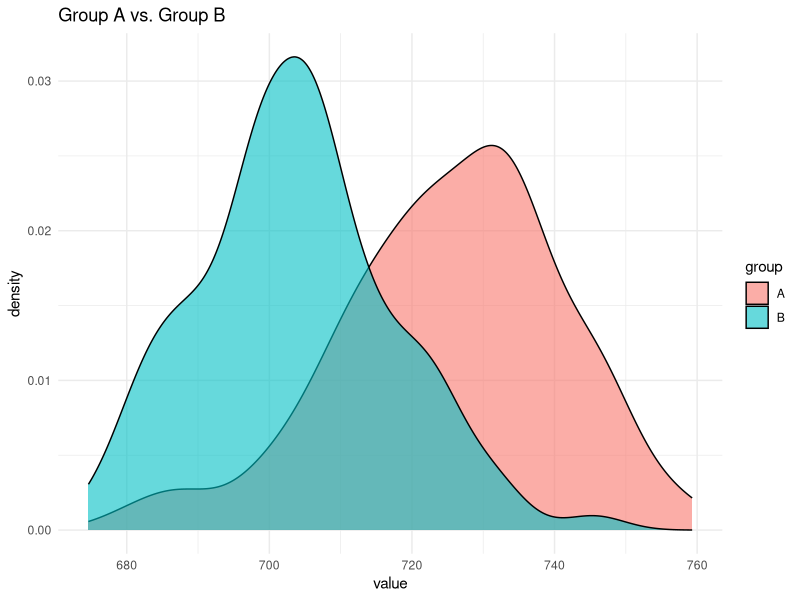
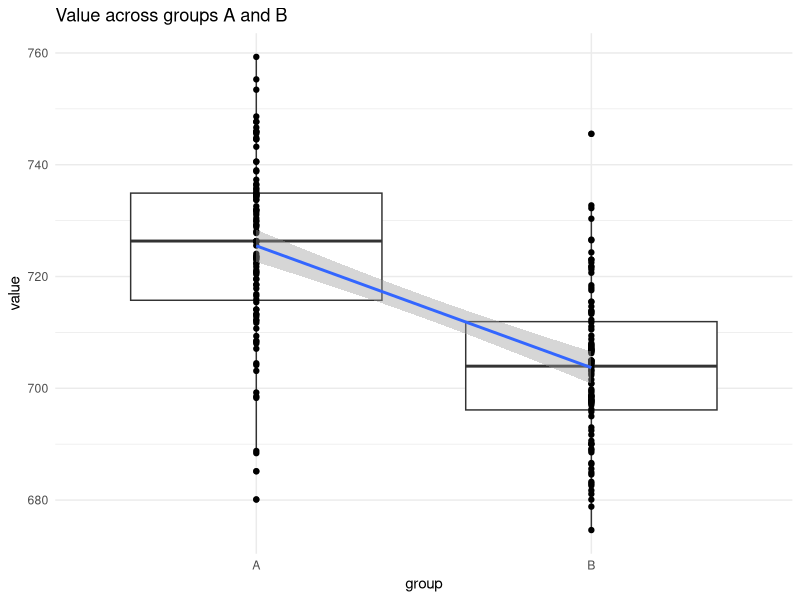
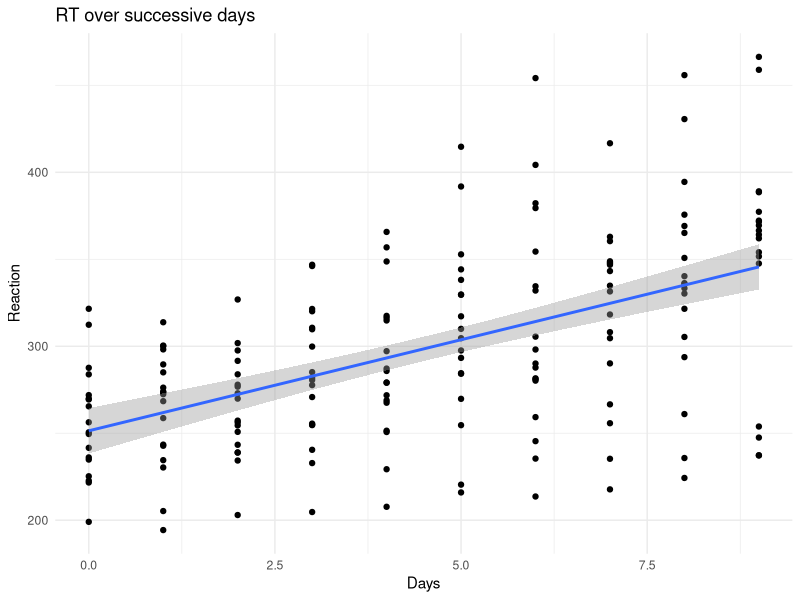
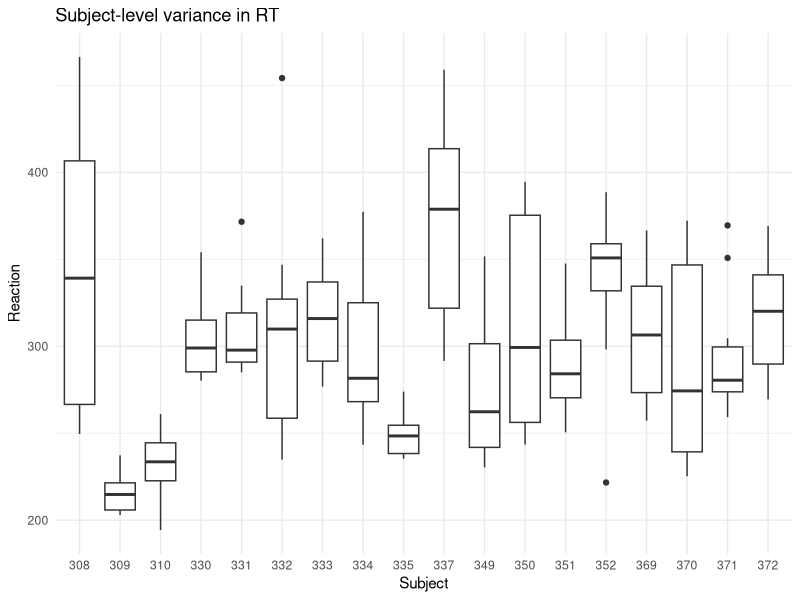
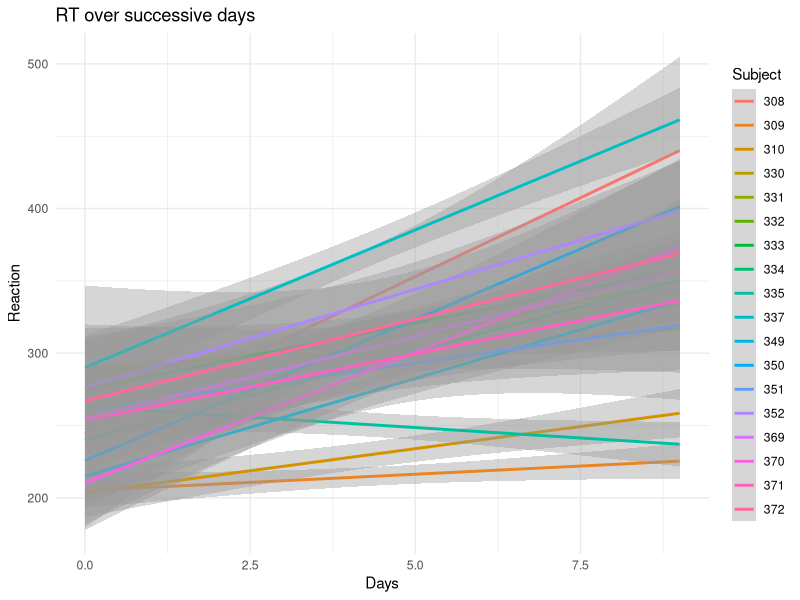
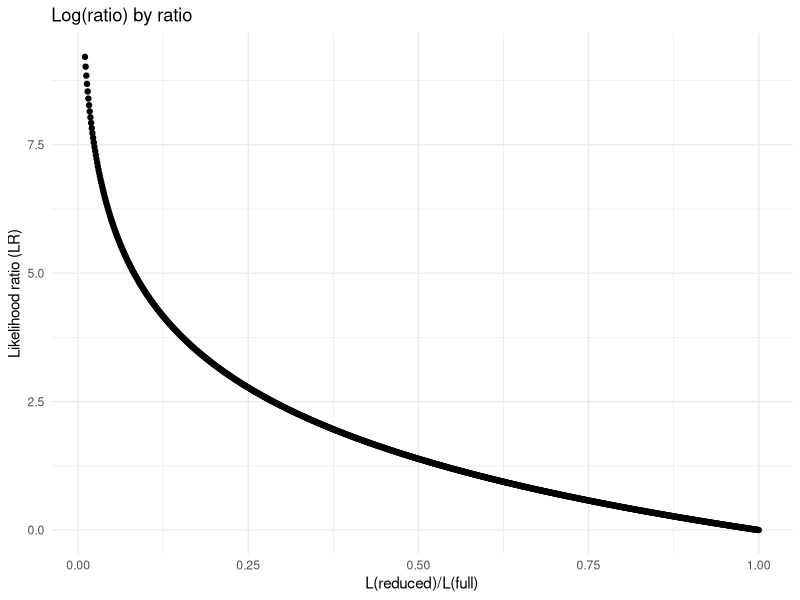
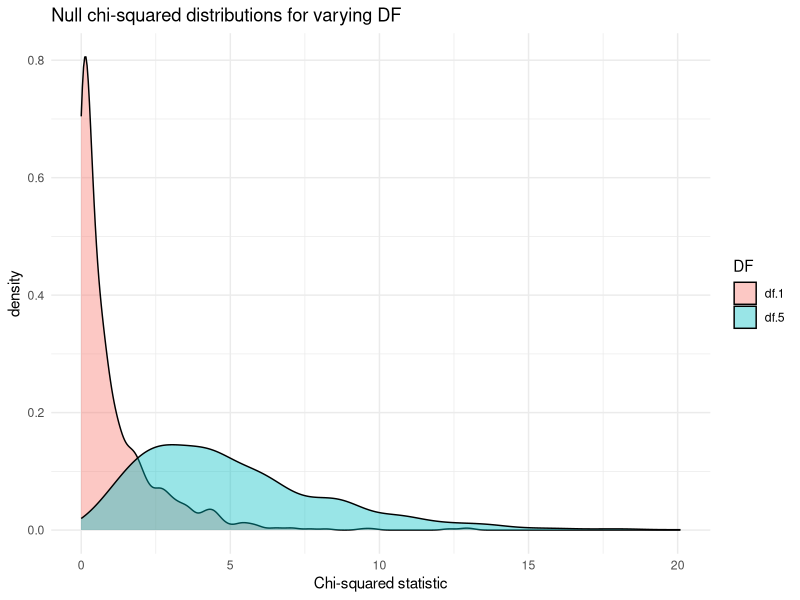
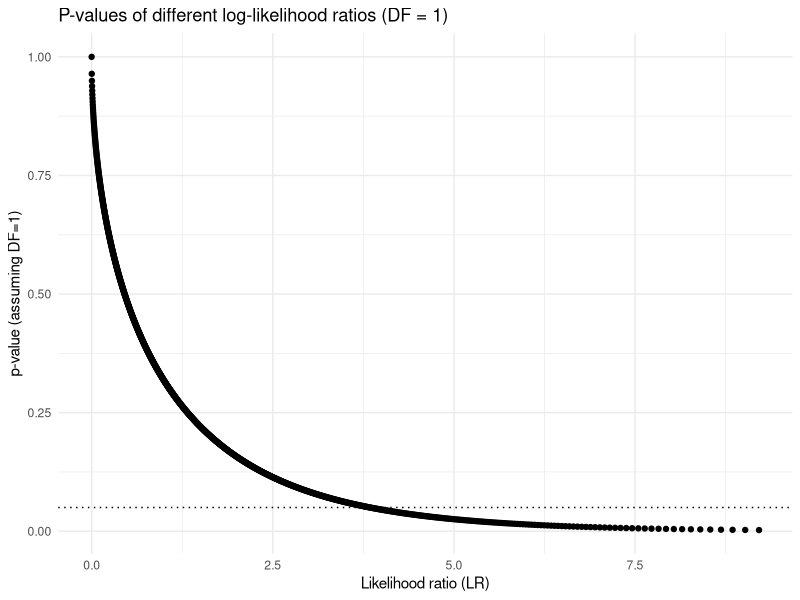

The R script that drew these images, in order:
## ---- chunk 1
knitr::opts_chunk$set(echo = TRUE, dpi=300)
## ---- chunk 2
library(tidyverse)
library(lme4)
## ---- chunk 3
### Set random seed
set.seed(42)

### Illustration of two different distributions, A vs. B

A = rnorm(100, mean = 725, sd = 15)
B = rnorm(100, mean = 705, sd = 15)

df = data.frame(A = A,
           B = B) %>%
  gather() %>%
  mutate(group = key)

df %>%
  ggplot(aes(x = value,
             fill = group)) +
  geom_density(alpha = .6) +
  labs(title = "Group A vs. Group B") +
  theme_minimal()
## ---- chunk 4
simple_model = lm(data = df,
           value ~ group)

summary(simple_model)
## ---- chunk 5
simple_model$coefficients["(Intercept)"]
mean(A)
## ---- chunk 6
coef_value = simple_model$coefficients["groupB"]
round(coef_value, 2)
## ---- chunk 7
round(mean(B) - mean(A), 2)
## ---- chunk 8
df %>%
  ggplot() +
  geom_boxplot(aes(x = group,
                    y = value)) +
  geom_point(aes(x = as.integer(factor(group)),
                 y = value)) +
  geom_smooth(aes(x = as.integer(factor(group)),
                 y = value), method = "lm") +
  labs(title = "Value across groups A and B") +
  theme_minimal()
## ---- chunk 9
sleepstudy %>%
  ggplot(aes(x = Days,
             y = Reaction)) +
  geom_point() +
  geom_smooth(method = "lm") +
  labs(title = "RT over successive days") +
  theme_minimal()
## ---- chunk 10
naive_model = lm(data = sleepstudy,
           Reaction ~ Days)
summary(naive_model)
## ---- chunk 11
sleepstudy %>%
  ggplot(aes(x = Subject,
             y = Reaction)) +
  geom_boxplot() +
  labs(title = "Subject-level variance in RT") +
  theme_minimal()
## ---- chunk 12
sleepstudy %>%
  ggplot(aes(x = Days,
             y = Reaction,
             color = Subject)) +
  # geom_point() +
  geom_smooth(method = "lm") +
  labs(title = "RT over successive days") +
  theme_minimal()
## ---- chunk 13
model_full = lmer(data = sleepstudy,
                  Reaction ~ Days + (1 + Days | Subject),
                  REML = FALSE)
## ---- chunk 14
summary(model_full)
## ---- chunk 15
inner_ratios = seq(.01, 1, by=.001)
log_ratios = log(inner_ratios)
likelihood_ratio = -2 * log_ratios

df_loglik_example = data.frame(ir = inner_ratios,
                               lr = log_ratios,
                               ll = likelihood_ratio)

df_loglik_example %>%
  ggplot(aes(x = inner_ratios,
             y = ll)) + 
  geom_point() +
  labs(title = "Log(ratio) by ratio",
       x = "L(reduced)/L(full)",
       y = "Likelihood ratio (LR)") +
  theme_minimal()
## ---- chunk 16
df_chi = data.frame(
  "df 1" = rchisq(1000, 1),
  # "df 2" = rchisq(1000, 2),
  # "df 3" = rchisq(1000, 3),
  # "df 4" = rchisq(1000, 4),
  "df 5" = rchisq(1000, 5)
) %>%
  gather()

df_chi$DF = df_chi$key

df_chi %>%
  ggplot(aes(x = value,
             fill = DF)) +
  geom_density(alpha = .4) +
  labs(title = "Null chi-squared distributions for varying DF",
       x = "Chi-squared statistic") +
  theme_minimal()

## ---- chunk 17
# Obtain p-value by looking up actual value in a chi-squared distribution, where DF = 1
df_loglik_example$p1 = 1 - pchisq(df_loglik_example$ll, 1)

df_loglik_example %>%
  ggplot(aes(x = ll,
             y = p1)) + 
  geom_point() +
  labs(title = "P-values of different log-likelihood ratios (DF = 1)",
       x = "Likelihood ratio (LR)",
       y = "p-value (assuming DF=1)") +
  geom_hline(yintercept = .05, linetype = "dotted") +
  theme_minimal()
## ---- chunk 18
df_loglik_example$p2 = 1 - pchisq(df_loglik_example$ll, 2)

df_loglik_example %>%
  ggplot(aes(x = ll,
             y = p1)) + 
  geom_point() +
  geom_point(aes(x = ll, y = p2), color = "red") +
  labs(title = "P-values of different log-likelihood ratios (DF = 1, 2)",
       x = "Likelihood ratio (LR)",
       y = "p-value") +
  geom_hline(yintercept = .05, linetype = "dotted") +
  theme_minimal()
## ---- chunk 19
model_reduced = lmer(data = sleepstudy,
                  Reaction ~ (1 + Days | Subject),
                  REML = FALSE)
## ---- chunk 20
comparison = anova(model_full, model_reduced)
comparison

chisq = round(comparison$Chisq[2], 2)
df = comparison$`Chi Df`[2]
p = comparison$`Pr(>Chisq)`[2]

## ---- chunk 21
fixef(model_full)["Days"]
## ---- chunk 22
group_mean = mean(sleepstudy$Reaction)

by_subject = sleepstudy %>%
  group_by(Subject) %>%
  summarise(mean_rt = mean(Reaction)) %>%
  mutate(mean_rt_centered = mean_rt - group_mean)

by_subject %>%
  ggplot(aes(x = mean_rt_centered)) +
  geom_histogram(bins = 20) +
  labs(title = "Mean RT by subject (Centered)",
       x = "Mean RT (Centered)") +
  scale_x_continuous(limits = c(-100, 100)) +
  theme_minimal()
## ---- chunk 23
model_null = lmer(data = sleepstudy,
                  Reaction ~ (1 | Subject),
                  REML = FALSE)
by_subject$random_intercepts = ranef(model_null)$Subject$`(Intercept)`

by_subject %>%
  ggplot(aes(x = random_intercepts)) +
  geom_histogram(bins = 20) +
  labs(title = "Random intercepts for each subject",
       x = "Random intercept") +
  scale_x_continuous(limits = c(-100, 100)) +
  theme_minimal()
## ---- chunk 24
by_subject$difference = abs(by_subject$random_intercepts - by_subject$mean_rt_centered)

# This shows:
# 1) perfectly linear (as you'd expect)
# 2) slight shrinkage (max/min real RT are slightly larger magnitude than random intercept estimates)
# 3) the differences between real RT and random intercept grow larger as you approach the ends of the distribution.
by_subject %>%
  ggplot(aes(x = mean_rt_centered,
             y = random_intercepts,
             color = difference)) +
  geom_point() +
  scale_x_continuous(limits = c(-100, 100)) +
  scale_y_continuous(limits = c(-100, 100)) +
  labs(title = "By-subject intercepts and by-subject mean RTs",
       x = "By-subject mean RT (centered)",
       y = "Random intercept") +
  theme_minimal()


